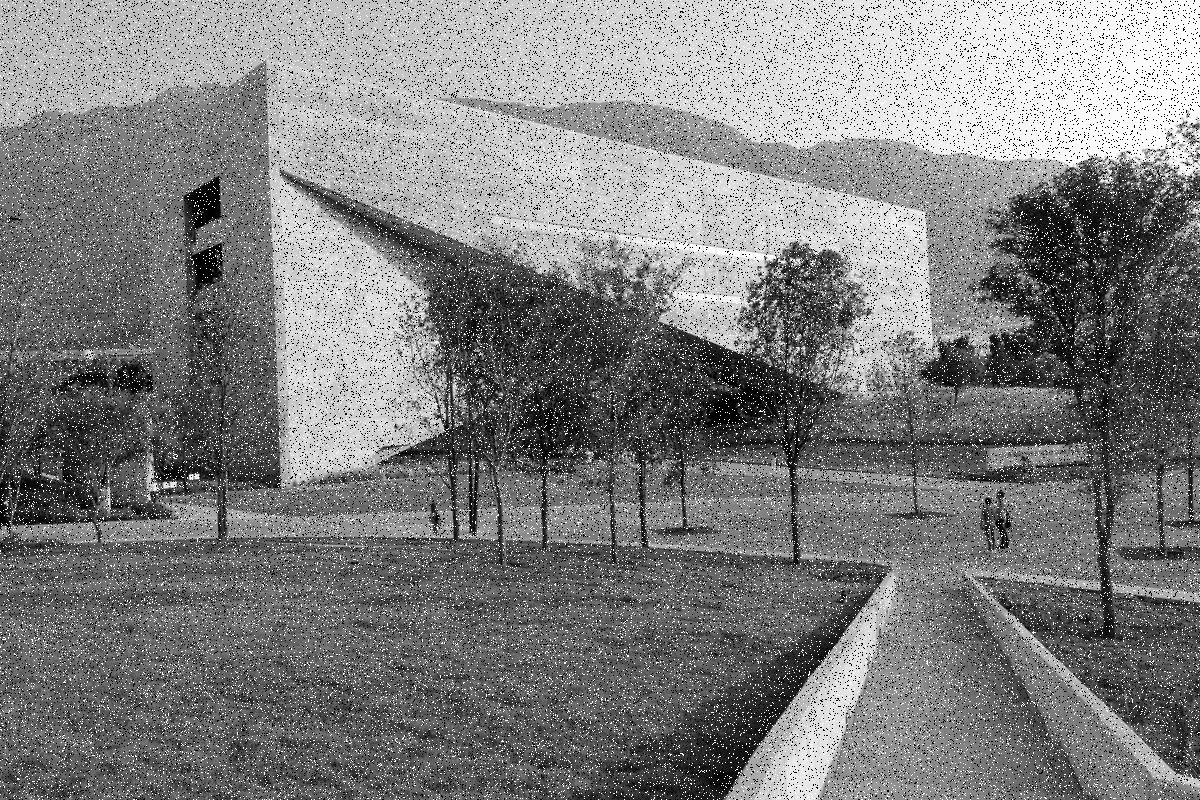
#> input picture CRGSNoise.jpeg, 1200 x 800 px
$ python saltAndPepper.py
#> lines starting #> are read from the running program, lines starting #| are printed output that depends on the picture
#> further down, original_image is the input picture: shape (800, 1200); min 0, max 255, mean 126.6
import cv2
import numpy as np
import matplotlib.pyplot as plt

# Function to apply Gaussian filter
def apply_gaussian_filter(image, kernel_size=(5, 5), sigma=0):
#> called with kernel_size = (5, 5), sigma = 0
    return cv2.GaussianBlur(image, kernel_size, sigma)

# Function to apply Median filter
def apply_median_filter(image, kernel_size=5):
#> called with kernel_size = 5
    return cv2.medianBlur(image, kernel_size)
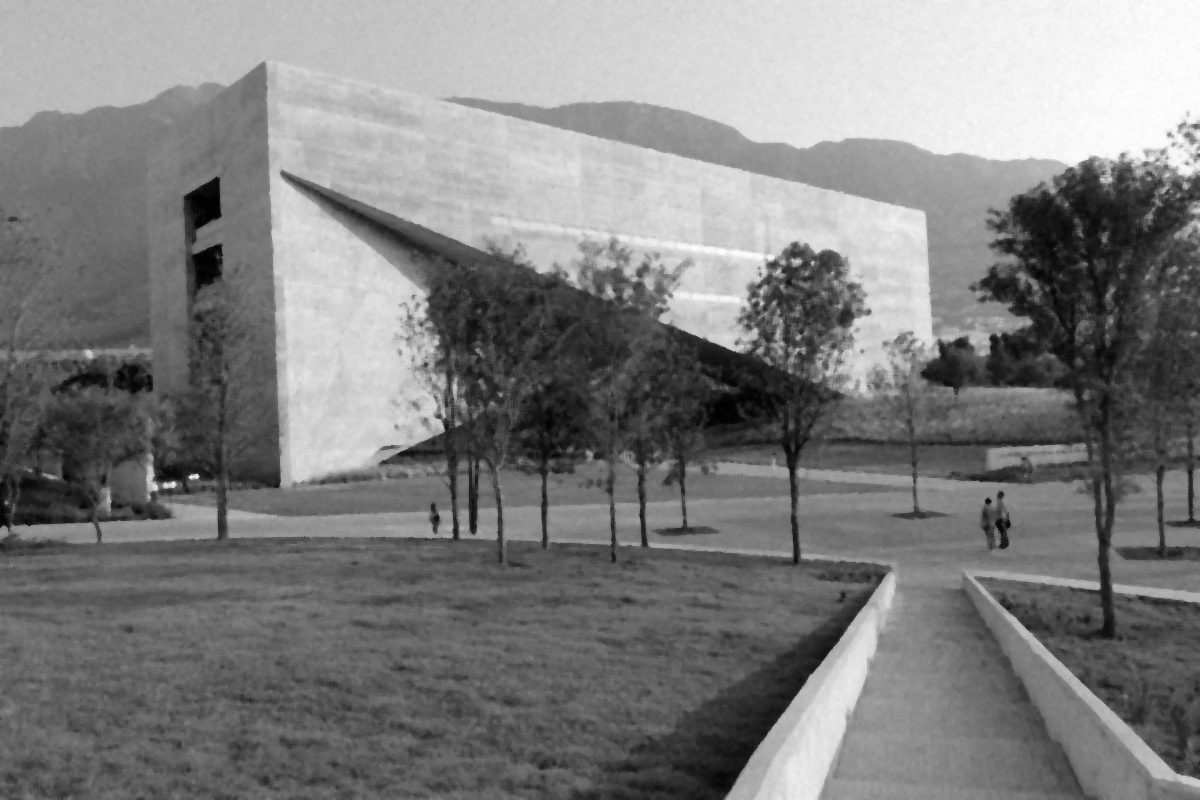
#> returned value: shape (800, 1200); min 0, max 255, mean 127

# Function to display image and its histogram
def show_image_and_histogram(image, title):
#> called with title = 'Original Image'
    plt.subplot(121), plt.imshow(image, cmap='gray'), plt.title(title)
    plt.subplot(122), plt.hist(image.ravel(), 256, [0, 256]), plt.title('Histogram')
    plt.show()
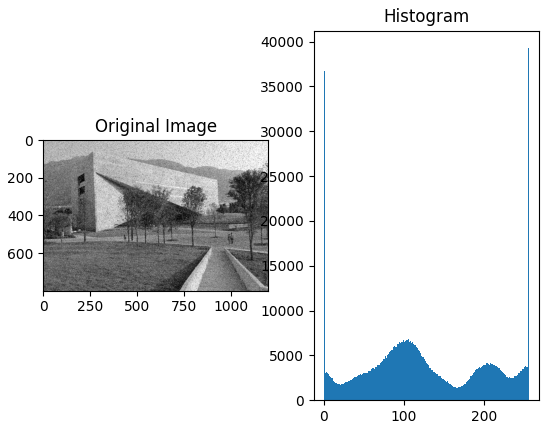
#> figure drawn by matplotlib, 2 panels; panel 2: tallest bar 39271 high, from x = 255 to 256

# Load the original image
image_path = 'CRGSNoise.jpeg'
original_image = cv2.imread(image_path, cv2.IMREAD_GRAYSCALE)

# Apply Gaussian filter
gaussian_filtered_image = apply_gaussian_filter(original_image)

# Apply Median filter
median_filtered_image = apply_median_filter(original_image)

# Display the results
show_image_and_histogram(original_image, 'Original Image')
show_image_and_histogram(gaussian_filtered_image, 'Gaussian Filtered Image')
#> call 2 of show_image_and_histogram, with title = 'Gaussian Filtered Image'
#> in show_image_and_histogram (call 2), `plt.show()`:
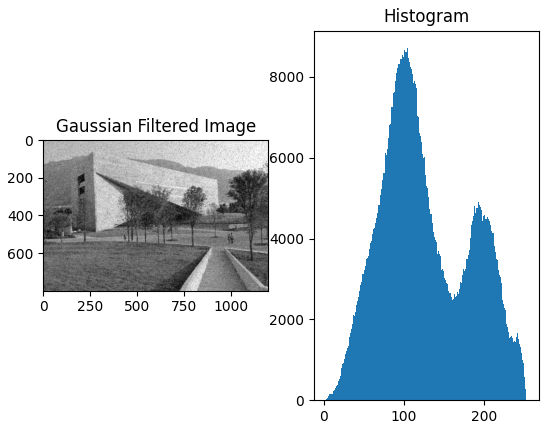
#> figure drawn by matplotlib, 2 panels; panel 2: tallest bar 8709 high, from x = 104 to 105
show_image_and_histogram(median_filtered_image, 'Median Filtered Image')
#> call 3 of show_image_and_histogram, with title = 'Median Filtered Image'
#> in show_image_and_histogram (call 3), `plt.show()`:
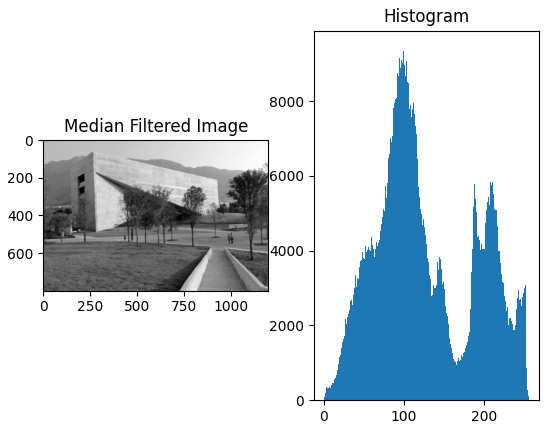
#> figure drawn by matplotlib, 2 panels; panel 2: tallest bar 9412 high, from x = 96 to 97
